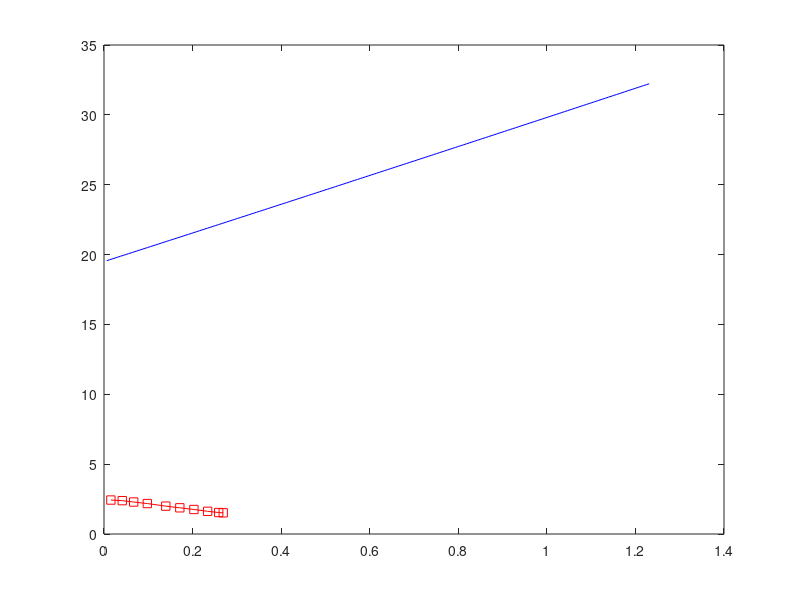

MATLAB code to generate this figure: (Note: this script raises an error after producing the figure.)
rho = 998;          %fluid density (kg/m3)
mu = 0.89e-3;       %fluid viscosity (Pa*s)
g = 9.81            % gravitational constant
%% DN100 section (tank outlet  to reducer, minus membrane)
%Set flow rate from section above
Qo = [0:0.01*0.61548:2*0.61548]; %L/s
Q = Qo./1000 ;   % m3/s
% just after membrane, before reducer.
% Use DN100, 
ID = (114.3-2*6.02)*0.001
A = pi*ID^2/4;
AR = 0.015*0.001     %absolute roughness (m), i.e. epsilon in m
%v, Re and f
v = Q./A;  % v for v large, this v is not either point in the EBE
Re = rho.*v.*ID./mu;
if Re < 2000
    f = 64./Re;
else
 f = (1./(-1.8.*log10(6.9./Re+((AR./ID)./3.7).^1.11))).^2; % Haaland correlation turbulent
end
%fitting losses
%K-value for reducer calculation
D2 =  (88.9-2*5.49)*0.001   %DN80
% Calc K value for reducer 
if Re < 2500
    Kred = (1.2+160./Re).*((ID./D2).^4-1)
else
    Kred = (0.6+0.48.*f).*(ID./D2).^2*((ID./D2).^2-1)
end    
% Add up fitting losses
% Kred
Ktot =  Kred+0.75+0.75+5*9
h_f_100 = Ktot.*v.^2./(2.*9.81)

%head loss due to pipe flow
% L from membrane to reducer
Lcontact = 25
Ltot =  2.5+5+16+8+Lcontact  %Lcontact
h_pipe_100 = f.*Ltot./ID.*v.^2./(2.*9.81)
%% DN80 or DN65 mm section ( reducer outlet to water tower)
% after water treatment you can refine and change D2 as needed
A2 = pi*D2^2/4;
v2 = Q./A2;  % this is the v in the EBE at exit, v2

Re2 =  rho.*v2.*ID./mu;   %Calc Re2 using A2 and v2 and D2
if Re2 < 2000
    f80 = 64./Re2;
else
    f80 = (1./(-1.8.*log10(6.9./Re2+((AR./D2)./3.7).^1.11))).^2; % Haaland correlation turbulent
end 
% Add up fitting losses
% ex
% elb
Ktot = 1+2*0.75
h_f_80 = Ktot.*v2.^2./(2.*9.81)

%head loss due to pipe flow
% portion of 100 m not set by Lcontact  100 - Lcontact
% vertical ?????
% horizontal ?????? 
Ltot80= (100 - 25)+ 10 + 8+1+2.5+0.05;
h_pipe_80 =  f80.*Ltot80./D2.*v2.^2./(2.*9.81)    % similar to h_pipe_100, but different variables

%% velocity heads
v1 = 0   %assume velocity at surface of tank ????
v2 =  v2  %velocity at end of pipe ??????
h_vel = (v2.^2-v1.^2)./(2.*9.81); %alpha = 1, turbulent flow
%% elevation head
% assume lowest point, h = 0 is the pipe into the pump
% h1 = water storage tank height 
% h2 = Exit into water tower 
h_z = (2.5+1+8+10)-(13-1)
%% Membrane Pressure Drop
NumFiber=2389;
IDfib=0.7*10^(-3);        % in m
Lfib =0.789        % in m
Qfib=Q./NumFiber; 
%calculate pipe Cross sectional area of a single fibre
Afib = pi.*IDfib.^2./4; 
%calculate flow velocity
vfib = Qfib./Afib; 
%calculate Reynold's number
Refib =rho.*vfib.*IDfib./mu;       %calculate Reynold's number using IDfib and vfib
%Calculate f note, for membranes, almost alway laminar
%Determine laminar or turbulent flow and calculate f accordingly
    ffib = 64./Refib;  % use laminar correlation, use Refib!!!
% frictional loss
h_mem_X1=ffib.*Lfib.*(vfib.^2)./(2.*9.81.*IDfib)
h_mem_total=h_mem_X1.*2
%% determine h (note, -h_z because change in elevation is going down, h1 = 0)
h_fittings = h_f_100+h_f_80
h_pipe = h_pipe_100+h_pipe_80
h = h_z + h_vel + h_fittings + h_pipe+h_mem_total %head at pipe outlet
DP=h.*rho.*9.81
h_loss=h_fittings + h_pipe+h_mem_total
hp=(22-2.5)+(v2).^2./(2*9.8)+h_fittings + h_pipe+h_mem_total
%% Curve 
PumpFlow=Qo    %L/s
plot(PumpFlow,hp,"b-")
xlabel('Flow rate (L/s)')
ylabel('System head (m)')
title('System curve')
%(
Q1=[0.2692    0.2590    0.2340    0.2030    0.1712    0.1395    0.0978    0.0670    0.0412    0.0155]
h1=[1.5154    1.5373    1.6245    1.7552    1.8752    1.9951    2.1805    2.2895    2.3876    2.4312]
plot(Q1,h1,"rs-")
hold on
plot(PumpFlow,hp,"b-")
xline(0.61548)
%Current Impeller Diameter in mm
D1= 38
% New impeller diam in mm
D2 = 140.5
%Impeller Ratio, d2/d1
dratio= D2/D1
%New Pump Curve
pumpflownew = dratio.*Q1
performnew =(dratio).^2.*h1
plot(pumpflownew,performnew,"ko-")
xlabel('Flow rate (L/s)')
ylabel('System head (m)')
title('System & Pump curve and Scaling Up Impeller')
%Decide legend location after looking at plot
legend('Pump curve','System curve','The operation flow rate','New Pump Curve','location','northeast')
hold off
%)










